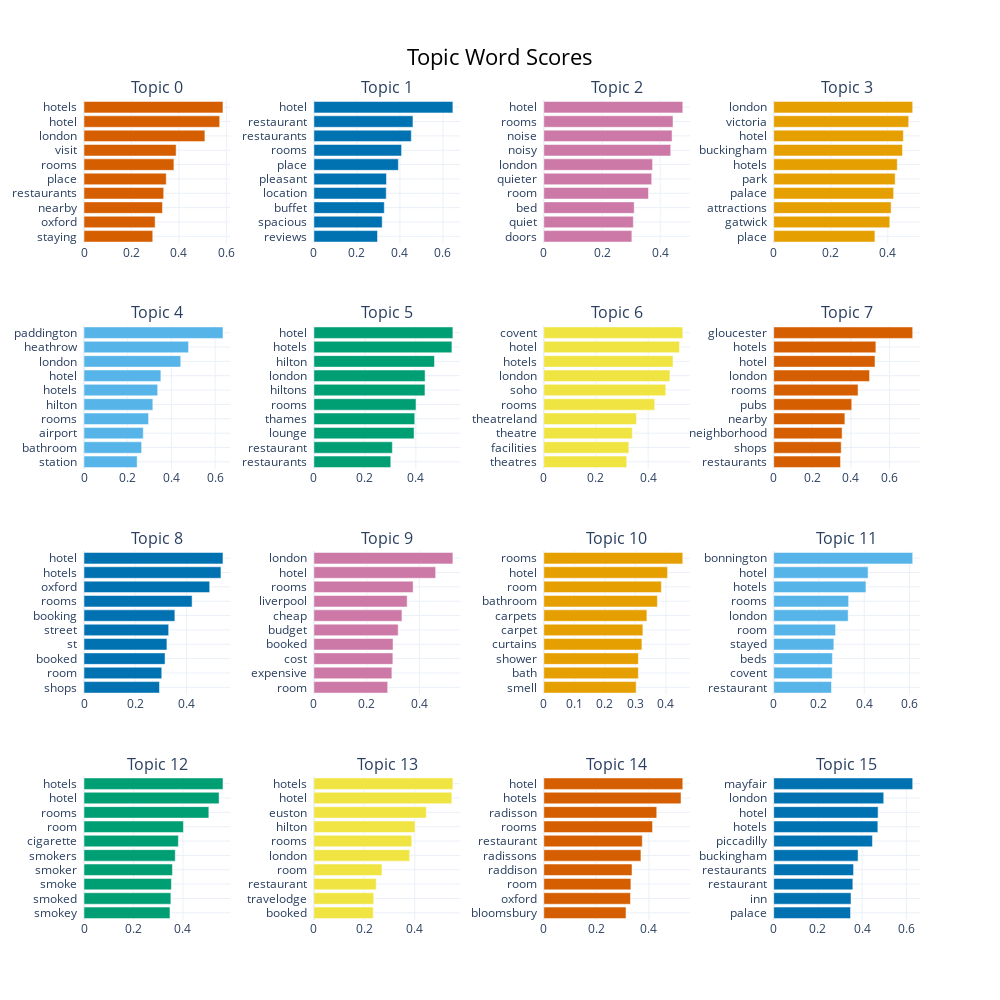

The code cell stored with this chart in its notebook:
### Code cell
topic_model.visualize_barchart(top_n_topics = 16, n_words = 10)

### Figure 1 — Plotly figure (JSON) as saved in the notebook; plotly's stock layout.template omitted (floating-point values rounded to 4 significant figures)
{"data": [{"marker": {"color": "#D55E00"}, "orientation": "h", "type": "bar", "x": [0.2898, 0.2997, 0.3308, 0.3359, 0.3466, 0.379, 0.3884, 0.5095, 0.5719, 0.5858], "xaxis": "x", "y": ["staying  ", "oxford  ", "nearby  ", "restaurants  ", "place  ", "rooms  ", "visit  ", "london  ", "hotel  ", "hotels  "], "yaxis": "y"}, {"marker": {"color": "#0072B2"}, "orientation": "h", "type": "bar", "x": [0.2959, 0.3177, 0.3274, 0.3365, 0.3377, 0.3929, 0.4078, 0.4531, 0.4608, 0.6465], "xaxis": "x2", "y": ["reviews  ", "spacious  ", "buffet  ", "location  ", "pleasant  ", "place  ", "rooms  ", "restaurants  ", "restaurant  ", "hotel  "], "yaxis": "y2"}, {"marker": {"color": "#CC79A7"}, "orientation": "h", "type": "bar", "x": [0.3026, 0.3076, 0.3106, 0.3598, 0.3708, 0.3737, 0.4362, 0.4408, 0.444, 0.4776], "xaxis": "x3", "y": ["doors  ", "quiet  ", "bed  ", "room  ", "quieter  ", "london  ", "noisy  ", "noise  ", "rooms  ", "hotel  "], "yaxis": "y3"}, {"marker": {"color": "#E69F00"}, "orientation": "h", "type": "bar", "x": [0.3548, 0.4069, 0.4116, 0.4204, 0.4258, 0.4332, 0.4515, 0.4545, 0.4733, 0.4872], "xaxis": "x4", "y": ["place  ", "gatwick  ", "attractions  ", "palace  ", "park  ", "hotels  ", "buckingham  ", "hotel  ", "victoria  ", "london  "], "yaxis": "y4"}, {"marker": {"color": "#56B4E9"}, "orientation": "h", "type": "bar", "x": [0.2432, 0.2636, 0.2712, 0.2953, 0.3149, 0.337, 0.3517, 0.4426, 0.4783, 0.6359], "xaxis": "x5", "y": ["station  ", "bathroom  ", "airport  ", "rooms  ", "hilton  ", "hotels  ", "hotel  ", "london  ", "heathrow  ", "paddington  "], "yaxis": "y5"}, {"marker": {"color": "#009E73"}, "orientation": "h", "type": "bar", "x": [0.3016, 0.3077, 0.393, 0.3956, 0.4005, 0.4356, 0.4361, 0.4729, 0.5414, 0.5452], "xaxis": "x6", "y": ["restaurants  ", "restaurant  ", "lounge  ", "thames  ", "rooms  ", "hiltons  ", "london  ", "hilton  ", "hotels  ", "hotel  "], "yaxis": "y6"}, {"marker": {"color": "#F0E442"}, "orientation": "h", "type": "bar", "x": [0.3179, 0.3259, 0.3392, 0.3552, 0.425, 0.4676, 0.4835, 0.4953, 0.52, 0.5327], "xaxis": "x7", "y": ["theatres  ", "facilities  ", "theatre  ", "theatreland  ", "rooms  ", "soho  ", "london  ", "hotels  ", "hotel  ", "covent  "], "yaxis": "y7"}, {"marker": {"color": "#D55E00"}, "orientation": "h", "type": "bar", "x": [0.3463, 0.3498, 0.3545, 0.3689, 0.4045, 0.4372, 0.4967, 0.525, 0.5295, 0.7203], "xaxis": "x8", "y": ["restaurants  ", "shops  ", "neighborhood  ", "nearby  ", "pubs  ", "rooms  ", "london  ", "hotel  ", "hotels  ", "gloucester  "], "yaxis": "y8"}, {"marker": {"color": "#0072B2"}, "orientation": "h", "type": "bar", "x": [0.2949, 0.3038, 0.3166, 0.3239, 0.3308, 0.355, 0.4223, 0.4911, 0.535, 0.543], "xaxis": "x9", "y": ["shops  ", "room  ", "booked  ", "st  ", "street  ", "booking  ", "rooms  ", "oxford  ", "hotels  ", "hotel  "], "yaxis": "y9"}, {"marker": {"color": "#CC79A7"}, "orientation": "h", "type": "bar", "x": [0.2798, 0.2958, 0.2994, 0.3002, 0.3196, 0.3339, 0.3537, 0.3763, 0.4618, 0.5271], "xaxis": "x10", "y": ["room  ", "expensive  ", "cost  ", "booked  ", "budget  ", "cheap  ", "liverpool  ", "rooms  ", "hotel  ", "london  "], "yaxis": "y10"}, {"marker": {"color": "#E69F00"}, "orientation": "h", "type": "bar", "x": [0.3024, 0.3096, 0.3097, 0.3213, 0.3244, 0.3376, 0.3719, 0.3849, 0.4053, 0.4551], "xaxis": "x11", "y": ["smell  ", "bath  ", "shower  ", "curtains  ", "carpet  ", "carpets  ", "bathroom  ", "room  ", "hotel  ", "rooms  "], "yaxis": "y11"}, {"marker": {"color": "#56B4E9"}, "orientation": "h", "type": "bar", "x": [0.2552, 0.2584, 0.2592, 0.2657, 0.2733, 0.329, 0.3309, 0.4074, 0.417, 0.614], "xaxis": "x12", "y": ["restaurant  ", "covent  ", "beds  ", "stayed  ", "room  ", "london  ", "rooms  ", "hotels  ", "hotel  ", "bonnington  "], "yaxis": "y12"}, {"marker": {"color": "#009E73"}, "orientation": "h", "type": "bar", "x": [0.3474, 0.351, 0.3532, 0.3573, 0.3688, 0.3815, 0.4018, 0.5045, 0.5459, 0.5617], "xaxis": "x13", "y": ["smokey  ", "smoked  ", "smoke  ", "smoker  ", "smokers  ", "cigarette  ", "room  ", "rooms  ", "hotel  ", "hotels  "], "yaxis": "y13"}, {"marker": {"color": "#F0E442"}, "orientation": "h", "type": "bar", "x": [0.2354, 0.2371, 0.2471, 0.27, 0.3799, 0.3881, 0.4012, 0.4455, 0.5471, 0.5512], "xaxis": "x14", "y": ["booked  ", "travelodge  ", "restaurant  ", "room  ", "london  ", "rooms  ", "hilton  ", "euston  ", "hotel  ", "hotels  "], "yaxis": "y14"}, {"marker": {"color": "#D55E00"}, "orientation": "h", "type": "bar", "x": [0.3129, 0.3299, 0.3315, 0.3357, 0.3698, 0.3749, 0.4139, 0.43, 0.5223, 0.5291], "xaxis": "x15", "y": ["bloomsbury  ", "oxford  ", "room  ", "raddison  ", "radissons  ", "restaurant  ", "rooms  ", "radisson  ", "hotels  ", "hotel  "], "yaxis": "y15"}, {"marker": {"color": "#0072B2"}, "orientation": "h", "type": "bar", "x": [0.3477, 0.3498, 0.3581, 0.3613, 0.3817, 0.4468, 0.4713, 0.4724, 0.4979, 0.6289], "xaxis": "x16", "y": ["palace  ", "inn  ", "restaurant  ", "restaurants  ", "buckingham  ", "piccadilly  ", "hotels  ", "hotel  ", "london  ", "mayfair  "], "yaxis": "y16"}], "layout": {"annotations": [{"font": {"size": 16}, "showarrow": false, "text": "Topic 0", "x": 0.0875, "xanchor": "center", "xref": "paper", "y": 1, "yanchor": "bottom", "yref": "paper"}, {"font": {"size": 16}, "showarrow": false, "text": "Topic 1", "x": 0.3625, "xanchor": "center", "xref": "paper", "y": 1, "yanchor": "bottom", "yref": "paper"}, {"font": {"size": 16}, "showarrow": false, "text": "Topic 2", "x": 0.6375, "xanchor": "center", "xref": "paper", "y": 1, "yanchor": "bottom", "yref": "paper"}, {"font": {"size": 16}, "showarrow": false, "text": "Topic 3", "x": 0.9125, "xanchor": "center", "xref": "paper", "y": 1, "yanchor": "bottom", "yref": "paper"}, {"font": {"size": 16}, "showarrow": false, "text": "Topic 4", "x": 0.0875, "xanchor": "center", "xref": "paper", "y": 0.725, "yanchor": "bottom", "yref": "paper"}, {"font": {"size": 16}, "showarrow": false, "text": "Topic 5", "x": 0.3625, "xanchor": "center", "xref": "paper", "y": 0.725, "yanchor": "bottom", "yref": "paper"}, {"font": {"size": 16}, "showarrow": false, "text": "Topic 6", "x": 0.6375, "xanchor": "center", "xref": "paper", "y": 0.725, "yanchor": "bottom", "yref": "paper"}, {"font": {"size": 16}, "showarrow": false, "text": "Topic 7", "x": 0.9125, "xanchor": "center", "xref": "paper", "y": 0.725, "yanchor": "bottom", "yref": "paper"}, {"font": {"size": 16}, "showarrow": false, "text": "Topic 8", "x": 0.0875, "xanchor": "center", "xref": "paper", "y": 0.45, "yanchor": "bottom", "yref": "paper"}, {"font": {"size": 16}, "showarrow": false, "text": "Topic 9", "x": 0.3625, "xanchor": "center", "xref": "paper", "y": 0.45, "yanchor": "bottom", "yref": "paper"}, {"font": {"size": 16}, "showarrow": false, "text": "Topic 10", "x": 0.6375, "xanchor": "center", "xref": "paper", "y": 0.45, "yanchor": "bottom", "yref": "paper"}, {"font": {"size": 16}, "showarrow": false, "text": "Topic 11", "x": 0.9125, "xanchor": "center", "xref": "paper", "y": 0.45, "yanchor": "bottom", "yref": "paper"}, {"font": {"size": 16}, "showarrow": false, "text": "Topic 12", "x": 0.0875, "xanchor": "center", "xref": "paper", "y": 0.175, "yanchor": "bottom", "yref": "paper"}, {"font": {"size": 16}, "showarrow": false, "text": "Topic 13", "x": 0.3625, "xanchor": "center", "xref": "paper", "y": 0.175, "yanchor": "bottom", "yref": "paper"}, {"font": {"size": 16}, "showarrow": false, "text": "Topic 14", "x": 0.6375, "xanchor": "center", "xref": "paper", "y": 0.175, "yanchor": "bottom", "yref": "paper"}, {"font": {"size": 16}, "showarrow": false, "text": "Topic 15", "x": 0.9125, "xanchor": "center", "xref": "paper", "y": 0.175, "yanchor": "bottom", "yref": "paper"}], "height": 1000, "hoverlabel": {"bgcolor": "white", "font": {"family": "Rockwell", "size": 16}}, "showlegend": false, "title": {"font": {"color": "Black", "size": 22}, "text": "Topic Word Scores", "x": 0.5, "xanchor": "center", "yanchor": "top"}, "width": 1000, "xaxis": {"anchor": "y", "domain": [0, 0.175], "showgrid": true}, "xaxis10": {"anchor": "y10", "domain": [0.275, 0.45], "showgrid": true}, "xaxis11": {"anchor": "y11", "domain": [0.55, 0.725], "showgrid": true}, "xaxis12": {"anchor": "y12", "domain": [0.825, 1], "showgrid": true}, "xaxis13": {"anchor": "y13", "domain": [0, 0.175], "showgrid": true}, "xaxis14": {"anchor": "y14", "domain": [0.275, 0.45], "showgrid": true}, "xaxis15": {"anchor": "y15", "domain": [0.55, 0.725], "showgrid": true}, "xaxis16": {"anchor": "y16", "domain": [0.825, 1], "showgrid": true}, "xaxis2": {"anchor": "y2", "domain": [0.275, 0.45], "showgrid": true}, "xaxis3": {"anchor": "y3", "domain": [0.55, 0.725], "showgrid": true}, "xaxis4": {"anchor": "y4", "domain": [0.825, 1], "showgrid": true}, "xaxis5": {"anchor": "y5", "domain": [0, 0.175], "showgrid": true}, "xaxis6": {"anchor": "y6", "domain": [0.275, 0.45], "showgrid": true}, "xaxis7": {"anchor": "y7", "domain": [0.55, 0.725], "showgrid": true}, "xaxis8": {"anchor": "y8", "domain": [0.825, 1], "showgrid": true}, "xaxis9": {"anchor": "y9", "domain": [0, 0.175], "showgrid": true}, "yaxis": {"anchor": "x", "domain": [0.825, 1], "showgrid": true}, "yaxis10": {"anchor": "x10", "domain": [0.275, 0.45], "showgrid": true}, "yaxis11": {"anchor": "x11", "domain": [0.275, 0.45], "showgrid": true}, "yaxis12": {"anchor": "x12", "domain": [0.275, 0.45], "showgrid": true}, "yaxis13": {"anchor": "x13", "domain": [0, 0.175], "showgrid": true}, "yaxis14": {"anchor": "x14", "domain": [0, 0.175], "showgrid": true}, "yaxis15": {"anchor": "x15", "domain": [0, 0.175], "showgrid": true}, "yaxis16": {"anchor": "x16", "domain": [0, 0.175], "showgrid": true}, "yaxis2": {"anchor": "x2", "domain": [0.825, 1], "showgrid": true}, "yaxis3": {"anchor": "x3", "domain": [0.825, 1], "showgrid": true}, "yaxis4": {"anchor": "x4", "domain": [0.825, 1], "showgrid": true}, "yaxis5": {"anchor": "x5", "domain": [0.55, 0.725], "showgrid": true}, "yaxis6": {"anchor": "x6", "domain": [0.55, 0.725], "showgrid": true}, "yaxis7": {"anchor": "x7", "domain": [0.55, 0.725], "showgrid": true}, "yaxis8": {"anchor": "x8", "domain": [0.55, 0.725], "showgrid": true}, "yaxis9": {"anchor": "x9", "domain": [0.275, 0.45], "showgrid": true}}}
